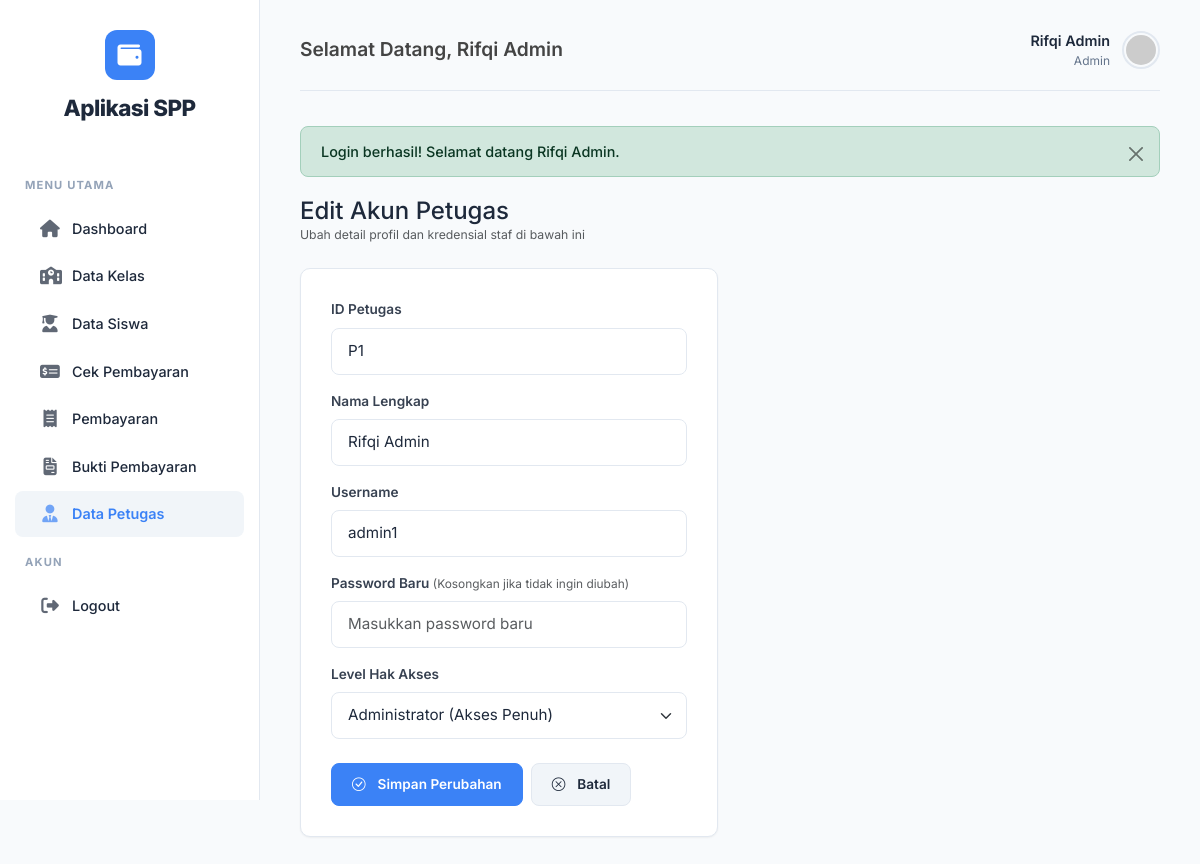
Screenshot of /modules/petugas/edit.php?id=P1 (signed in) with the database file from the repository.
### tables this page shows
CREATE TABLE `tb_petugas_muhammadrifqisaifulloh` (
  `id_petugas` varchar(11) NOT NULL,
  `username` varchar(25) NOT NULL,
  `password` varchar(32) NOT NULL,
  `nama_petugas` varchar(35) NOT NULL,
  `level` enum('admin','petugas','siswa') NOT NULL
);

### classes/Petugas.php (called while the page is built, shortened)
<?php
class Petugas {
    private $conn;
    private $table_name = "tb_petugas_muhammadrifqisaifulloh";
    public function __construct($db) {
        $this->conn = $db;
    }
    public function readOne($id) {
        $query = "SELECT * FROM " . $this->table_name . " WHERE id_petugas = :id LIMIT 1";
        $stmt = $this->conn->prepare($query);
        $stmt->bindParam(":id", $id);
        $stmt->execute();
        return $stmt->fetch(PDO::FETCH_ASSOC);
    }
}
?>

### modules/petugas/edit.php (the view, shortened to what this page needs)
<?php
require_once '../../layout/header.php';
require_once '../../classes/Petugas.php';
$id = $_GET['id'] ?? '';
$database = new Database();
$db = $database->getConnection();
$petugas = new Petugas($db);
$row = $petugas->readOne($id);
?>
<div class="mb-4">
    <h4 class="fw-700 m-0">Edit Akun Petugas</h4>
    <p class="text-muted small m-0">Ubah detail profil dan kredensial staf di bawah ini</p>
</div>
<div class="row">
    <div class="col-lg-6">
        <div class="form-card">
            <form action="" method="POST">
                <div class="form-group mb-3">
                    <label for="id_petugas" class="form-label">ID Petugas</label>
                    <input type="text" name="id_petugas" id="id_petugas" class="form-control" value="<?= htmlspecialchars($row['id_petugas']) ?>" required>
                </div>
                <div class="form-group mb-3">
                    <label for="nama_petugas" class="form-label">Nama Lengkap</label>
                    <input type="text" name="nama_petugas" id="nama_petugas" class="form-control" value="<?= htmlspecialchars($row['nama_petugas']) ?>" required>
                </div>
                <div class="form-group mb-3">
                    <label for="username" class="form-label">Username</label>
                    <input type="text" name="username" id="username" class="form-control" value="<?= htmlspecialchars($row['username']) ?>" required>
                </div>
                <div class="form-group mb-3">
                    <label for="password" class="form-label">Password Baru <span class="text-muted small fw-normal">(Kosongkan jika tidak ingin diubah)</span></label>
                    <input type="password" name="password" id="password" class="form-control" placeholder="Masukkan password baru">
                </div>
                <div class="form-group mb-4">
                    <label for="level" class="form-label">Level Hak Akses</label>
                    <select name="level" id="level" class="form-select" required>
                        <option value="admin" <?= ($row['level'] === 'admin') ? 'selected' : '' ?>>Administrator (Akses Penuh)</option>
                    </select>
                </div>
                <div class="d-flex gap-2">
                    <button type="submit" name="submit" class="btn btn-primary">
                        <i class="bi bi-check-circle me-1"></i> Simpan Perubahan
                    </button>
                    <a href="index.php" class="btn btn-secondary">
                        <i class="bi bi-x-circle me-1"></i> Batal
                    </a>
                </div>
            </form>
        </div>
    </div>
</div>
<?php
require_once '../../layout/footer.php';
?>

### assets/css/style.css (style rules this page uses)
:root { --bs-primary: #3b82f6; --bs-primary-rgb: 59, 130, 246; --bs-success: #10b981; --bs-success-rgb: 16, 185, 129; --bs-warning: #f59e0b; --bs-warning-rgb: 245, 158, 11; --bs-danger: #ef4444; --bs-danger-rgb: 239, 68, 68; --bs-info: #3b82f6; --bs-info-rgb: 59, 130, 246; --primary: #3b82f6; --primary-dark: #2563eb; --success: #10b981; --warning: #f59e0b; --danger: #ef4444; --gray: #64748b; --gray-light: #94a3b8; --gray-lighter: #f1f5f9; --bg-body: #f8fafc; --bg-card: #ffffff; --text-main: #1e293b; --text-muted: #64748b; --border-color: #e2e8f0; --sidebar-bg: #ffffff; --sidebar-active: #f1f5f9; --shadow-sm: 0 1px 2px 0 rgba(0, 0, 0, 0.05); --shadow-md: 0 4px 6px -1px rgba(0, 0, 0, 0.1), 0 2px 4px -1px rgba(0, 0, 0, 0.06); --radius: 10px; --transition: all 0.2s cubic-bezier(0.4, 0, 0.2, 1); }
body { font-family: 'Inter', system-ui, -apple-system, sans-serif !important; background-color: var(--bg-body) !important; color: var(--text-main) !important; line-height: 1.5; font-size: 14px; -webkit-font-smoothing: antialiased; }
a { text-decoration: none; color: inherit; transition: var(--transition); }
.card, .table-responsive-custom, .form-card { background: var(--bg-card) !important; border-radius: var(--radius) !important; border: 1px solid var(--border-color) !important; box-shadow: var(--shadow-sm) !important; margin-bottom: 25px; overflow: hidden; padding: 30px !important; }
.btn { display: inline-flex; align-items: center; justify-content: center; padding: 10px 20px; border-radius: 8px; font-weight: 600; font-size: 0.85rem; cursor: pointer; border: 1px solid transparent; transition: var(--transition); gap: 8px; text-decoration: none; }
.btn-primary { background-color: var(--primary) !important; border-color: var(--primary) !important; color: #fff !important; }
.btn-secondary { background-color: var(--gray-lighter) !important; color: var(--text-main) !important; border: 1px solid var(--border-color) !important; }
.form-group { margin-bottom: 20px; }
label, .form-label { display: block; margin-bottom: 8px; font-weight: 600; font-size: 0.85rem; color: #374151; }
.form-control, .form-select { width: 100% !important; padding: 11px 16px !important; border: 1px solid var(--border-color) !important; border-radius: 8px !important; font-family: inherit !important; font-size: 0.95rem !important; color: var(--text-main) !important; transition: var(--transition) !important; }

### rows the page displays
tb_petugas_muhammadrifqisaifulloh: id_petugas "P1", nama_petugas "Rifqi Admin", username "admin1", level "Administrator (Akses Penuh)"

### other values shown
$_SESSION['nama'] "Rifqi Admin"
$_SESSION['level'] "Admin"
$_SESSION['alert']['message'] "Login berhasil! Selamat datang Rifqi Admin."
